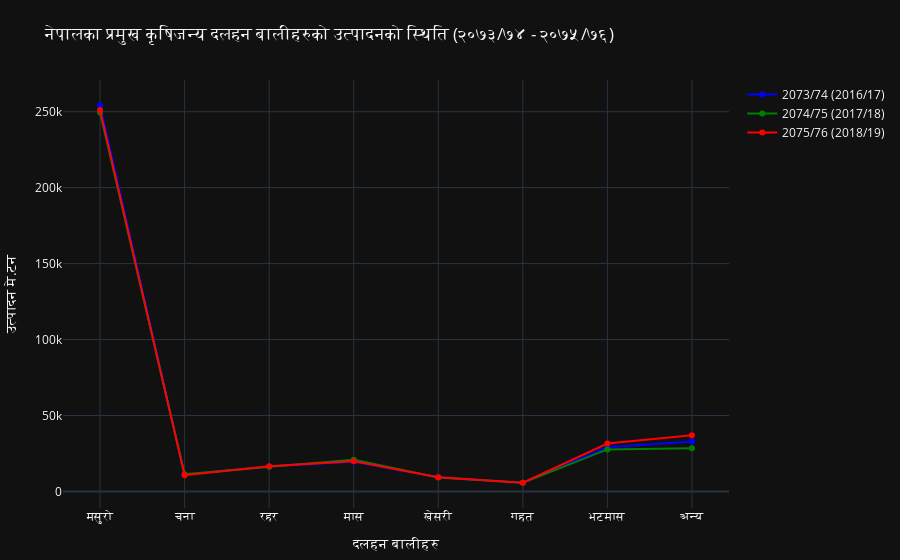

Write notebook code for a chart like this one.
### Code cell
import plotly.graph_objects as go
import plotly.express as px
text = ['मसुरो', 'चना', 'रहर', 'मास', 'खेसरी', 'गहत', 'भटमास', 'अन्य']
year= ['2073/74 (2016/17)','2074/75 (2017/18)','2075/76 (2018/19)']
production_73 = [254308,10969,16497,19499,9354,5690,29061,32817]
production_74 = [249491,11271,16211,20839,9187,5664,27681,28397]
production_75 = [251185,10675,16538,19928,9329,5754,31567,37011]

fig = go.Figure()
fig.add_trace(go.Scatter(x=text, y=production_73, name=year[0],
                    line_shape='linear',line=dict(color='blue', width=2)))
fig.add_trace(go.Scatter(x=text, y=production_74, name=year[1],
                    line_shape='linear',line=dict(color='green', width=2)))
fig.add_trace(go.Scatter(x=text, y=production_75, name=year[2],
                    line_shape='linear',line=dict(color='red', width=2)))
                   
#fig = px.line(x=text, y=production_73, title='Life expectancy in Canada')
# Change the bar mode
fig.update_layout(margin=dict(t=80, b=10, l=10, r=10),
                  title = 'नेपालका प्रमुख कृषिजन्य दलहन बालीहरुको उत्पादनको स्थिति (२०७३/७४ - २०७५/७६)',
                  xaxis_title = 'दलहन बालीहरु',
                  yaxis_title = 'उत्पादन मे.टन ',
                 template='plotly_dark')
fig.show()

### Figure 1 — Plotly figure (JSON) as saved in the notebook; plotly's stock layout.template omitted (floating-point values rounded to 4 significant figures)
{"data": [{"line": {"color": "blue", "shape": "linear", "width": 2}, "name": "2073/74 (2016/17)", "type": "scatter", "x": ["मसुरो", "चना", "रहर", "मास", "खेसरी", "गहत", "भटमास", "अन्य"], "y": [254308, 10969, 16497, 19499, 9354, 5690, 29061, 32817]}, {"line": {"color": "green", "shape": "linear", "width": 2}, "name": "2074/75 (2017/18)", "type": "scatter", "x": ["मसुरो", "चना", "रहर", "मास", "खेसरी", "गहत", "भटमास", "अन्य"], "y": [249491, 11271, 16211, 20839, 9187, 5664, 27681, 28397]}, {"line": {"color": "red", "shape": "linear", "width": 2}, "name": "2075/76 (2018/19)", "type": "scatter", "x": ["मसुरो", "चना", "रहर", "मास", "खेसरी", "गहत", "भटमास", "अन्य"], "y": [251185, 10675, 16538, 19928, 9329, 5754, 31567, 37011]}], "layout": {"margin": {"b": 10, "l": 10, "r": 10, "t": 80}, "title": {"text": "नेपालका प्रमुख कृषिजन्य दलहन बालीहरुको उत्पादनको स्थिति (२०७३/७४ - २०७५/७६)"}, "xaxis": {"title": {"text": "दलहन बालीहरु"}}, "yaxis": {"title": {"text": "उत्पादन मे.टन "}}}}
